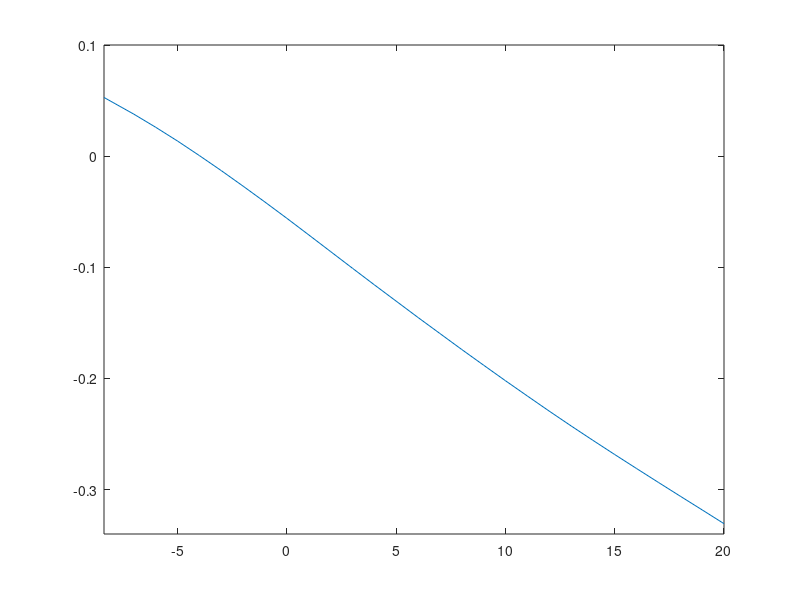

Reproduce this figure in MATLAB. (Note: this script raises an error after producing the figure.)
%% Moment dat
alpha = [-8.3722, -7:1:20];
CM = [0.0528, 0.0377, 0.0259, 0.0135, 0.0004, -0.0131, -0.0271, -0.0414, -0.0560, -0.0709, -0.0859, -0.1009, -0.1158, -0.1305, -0.1452, -0.1596, -0.1740, -0.1881, -0.2021, -0.2158, -0.2294, -0.2427, -0.2557, -0.2685, -0.2811, -0.2936, -0.3060, -0.3183, -0.3307];

%% Plot
plot(alpha, CM, LineWidth=3)
xlim([-8.3722, 20])
ylim([-0.34, 0.1])
%% Latex formatting
set(groot,'defaultLineLineWidth',0.5)
set(groot,'defaultTextInterpreter','latex')
set(groot,'defaultAxesTitleFontSize',1)
set(groot,'defaultAxesLabelFontSize',1)
set(groot,'defaultAxesTickLabelInterpreter','latex')
set(groot,'defaultTextFontSize',14)
set(groot,'defaultAxesFontSize',14)
set(groot,'defaultLegendInterpreter','latex')

text(10, 0, "$C_{M_{\alpha},avg}=-0.0135$ deg$^{-1}$", "HorizontalAlignment", "center", "VerticalAlignment", "middle");

% text(1.9533-0.4,0.336971,{'MTOW'; 'Design'; 'Point'},'HorizontalAlignment','right','VerticalAlignment','middle')
% hold on
% quiver(1.9533-0.35, 0.336971, 0.25, 0, 'off', 'filled', 'Color', 'k', 'ShowArrowHead', 'off', 'LineWidth', 1);

set(gcf, 'units', 'inches', 'position', [5 6 5 2.8]);